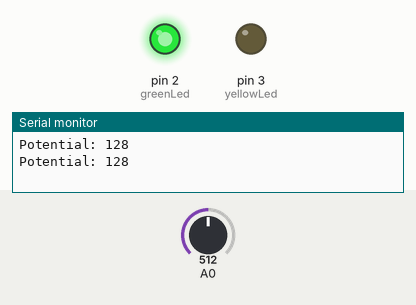
The sketch below on a simulated Arduino Uno, built with avr-gcc and run on an emulated ATmega328P. Parts: output pins drawn as LEDs (lit = HIGH), the last lines printed to the serial monitor. The test bench sets the inputs (shaded band); at power-on: A0 = 512.

Above: at 1.8 s.
1.9 s: A0 set to 490
At 3.2 s:
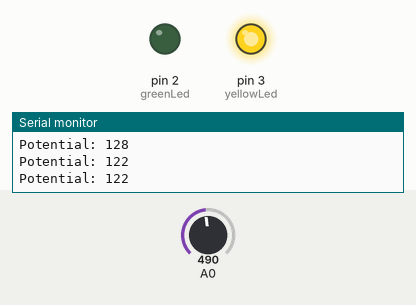
3.5 s: A0 set to 5
5.2 s: A0 set to 2
At 6.5 s:
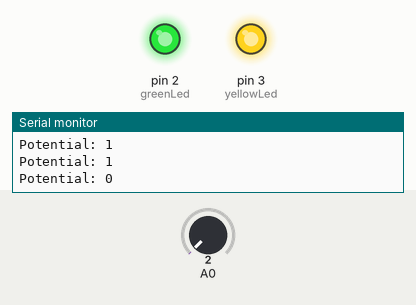
7.5 s: A0 set to 122
At 9.2 s:
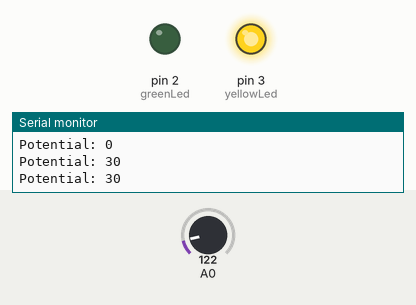
9.5 s: A0 set to 0
At 10.8 s:
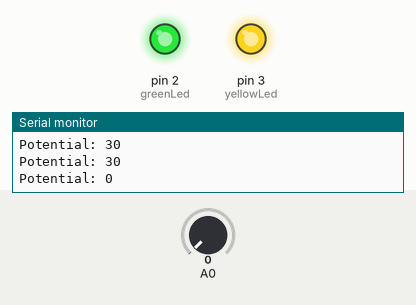
Timing chart, 0 to 12.5 s (numbered marks = the images above; inputs shaded):
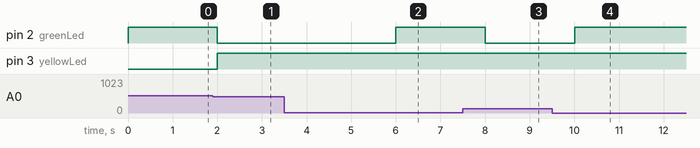

The sketch:

Project14v2.ino
```cpp
const int greenLed = 2;
const int yellowLed = 3;

void setup(){
    Serial.begin(9600);
    pinMode(greenLed, OUTPUT);
    pinMode(yellowLed, OUTPUT);
}

void loop(){
    Serial.print("Potential: ");
    int val = analogRead(A0)/4;
    Serial.println(val);

    if(val < 125 && val > 0){
        digitalWrite(yellowLed, HIGH);
        digitalWrite(greenLed, LOW);
    }else if(val >= 125){
        digitalWrite(yellowLed, LOW);
        digitalWrite(greenLed, HIGH);
    }else{
        digitalWrite(yellowLed, HIGH);
        digitalWrite(greenLed, HIGH);
    }
    delay(1000);
}
```

Measured:
- the behaviour switches between 500 and 499 on A0 (found by bisection; images 0 and 1)
- the behaviour switches between 4 and 3 on A0 (found by bisection; images 1 and 2)
- after the input at 1.9 s, pin 2 (greenLed): HIGH → LOW after 0.10 s; pin 3 (yellowLed): LOW → HIGH after 0.10 s
- after the input at 5.2 s, pin 2 (greenLed): LOW → HIGH after 0.80 s
- after the input at 7.5 s, pin 2 (greenLed): HIGH → LOW after 0.50 s
- after the input at 9.5 s, pin 2 (greenLed): LOW → HIGH after 0.50 s
